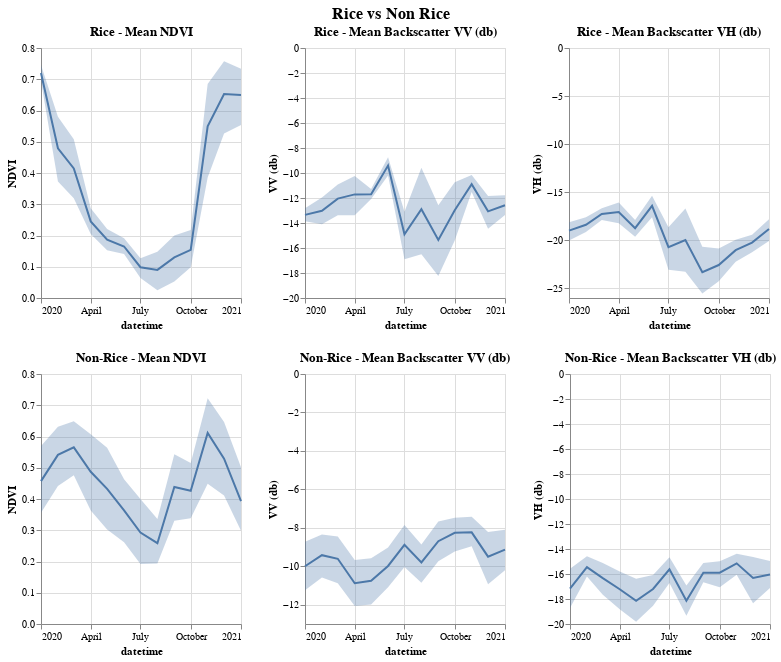

The notebook cell saved with this chart:
### Code cell
import altair as alt

# RICE ROW (First row)
# First plot - NDVI
df_rice_ndvi = dict_of_gdf_s2['rice'].loc[(dict_of_gdf_s2['rice']['datetime']>='2020-01-01')&(dict_of_gdf_s2['rice']['datetime']<='2021-01-01')]

line1 = alt.Chart(df_rice_ndvi).mark_line().encode(
    x='datetime:T',
    y='mean(NDVI):Q'
)

band1 = alt.Chart(df_rice_ndvi).mark_errorband(extent='ci').encode(
    x='datetime:T',
    y=alt.Y('mean(NDVI):Q').title('NDVI')
)

rice_plot1 = (line1 + band1).properties(
    width=200,
    height=250,
    title='Rice - Mean NDVI'
)

# Second plot - VV
df_rice_sar = dict_of_gdf['rice'].loc[dict_of_gdf['rice']['datetime']<='2021-01-01']

line2 = alt.Chart(df_rice_sar).mark_line().encode(
    x='datetime:T',
    y='mean(VV):Q'
)

band2 = alt.Chart(df_rice_sar).mark_errorband(extent='ci').encode(
    x='datetime:T',
    y=alt.Y('mean(VV):Q').title('VV (db)')
)

rice_plot2 = (line2 + band2).properties(
    width=200,
    height=250,
    title='Rice - Mean Backscatter VV (db)'
)

# Third plot - VH
line3 = alt.Chart(df_rice_sar).mark_line().encode(
    x='datetime:T',
    y='mean(VH):Q'
)

band3 = alt.Chart(df_rice_sar).mark_errorband(extent='ci').encode(
    x='datetime:T',
    y=alt.Y('mean(VH):Q').title('VH (db)')
)

rice_plot3 = (line3 + band3).properties(
    width=200,
    height=250,
    title='Rice - Mean Backscatter VH (db)'
)

# NON-RICE ROW (Second row)
# First plot - NDVI
df_nonrice_ndvi = dict_of_gdf_s2['non_rice'].loc[(dict_of_gdf_s2['non_rice']['datetime']>='2020-01-01')&(dict_of_gdf_s2['non_rice']['datetime']<='2021-01-01')]

line4 = alt.Chart(df_nonrice_ndvi).mark_line().encode(
    x='datetime:T',
    y='mean(NDVI):Q'
)

band4 = alt.Chart(df_nonrice_ndvi).mark_errorband(extent='ci').encode(
    x='datetime:T',
    y=alt.Y('mean(NDVI):Q').title('NDVI')
)

nonrice_plot1 = (line4 + band4).properties(
    width=200,
    height=250,
    title='Non-Rice - Mean NDVI'
)

# Second plot - VV
df_nonrice_sar = dict_of_gdf['non_rice'].loc[dict_of_gdf['non_rice']['datetime']<='2021-01-01']

line5 = alt.Chart(df_nonrice_sar).mark_line().encode(
    x='datetime:T',
    y='mean(VV):Q'
)

band5 = alt.Chart(df_nonrice_sar).mark_errorband(extent='ci').encode(
    x='datetime:T',
    y=alt.Y('mean(VV):Q').title('VV (db)')
)

nonrice_plot2 = (line5 + band5).properties(
    width=200,
    height=250,
    title='Non-Rice - Mean Backscatter VV (db)'
)

# Third plot - VH
line6 = alt.Chart(df_nonrice_sar).mark_line().encode(
    x='datetime:T',
    y='mean(VH):Q'
)

band6 = alt.Chart(df_nonrice_sar).mark_errorband(extent='ci').encode(
    x='datetime:T',
    y=alt.Y('mean(VH):Q').title('VH (db)')
)

nonrice_plot3 = (line6 + band6).properties(
    width=200,
    height=250,
    title='Non-Rice - Mean Backscatter VH (db)'
)

# Combine plots into rows
rice_row = rice_plot1 | rice_plot2 | rice_plot3
nonrice_row = nonrice_plot1 | nonrice_plot2 | nonrice_plot3

# Combine rows vertically and add overall title
combined_plot = alt.vconcat(
    rice_row,
    nonrice_row
).resolve_scale(
    y='independent'
).properties(
    title=alt.TitleParams(
        text='Rice vs Non Rice',
        fontSize=16,
        fontWeight='bold',
        anchor='middle'
    )
)

# Display the combined plot
combined_plot

### Figure 1 — Vega-Lite specification as saved in the notebook (floating-point values rounded to 4 significant figures; data arrays with more than 128 entries replaced by an {"elided": "..."} marker saying what was removed)
{"config": {"view": {"continuousWidth": 300, "continuousHeight": 300}}, "vconcat": [{"hconcat": [{"layer": [{"mark": {"type": "line"}, "encoding": {"x": {"field": "datetime", "type": "temporal"}, "y": {"aggregate": "mean", "field": "NDVI", "type": "quantitative"}}}, {"mark": {"type": "errorband", "extent": "ci"}, "encoding": {"x": {"field": "datetime", "type": "temporal"}, "y": {"aggregate": "mean", "field": "NDVI", "title": "NDVI", "type": "quantitative"}}}], "data": {"name": "data-c85c9515b46760ab6b1d13e22f6faccc"}, "height": 250, "title": "Rice - Mean NDVI", "width": 200}, {"layer": [{"mark": {"type": "line"}, "encoding": {"x": {"field": "datetime", "type": "temporal"}, "y": {"aggregate": "mean", "field": "VV", "type": "quantitative"}}}, {"mark": {"type": "errorband", "extent": "ci"}, "encoding": {"x": {"field": "datetime", "type": "temporal"}, "y": {"aggregate": "mean", "field": "VV", "title": "VV (db)", "type": "quantitative"}}}], "data": {"name": "data-f4dcd5f53104616f901317cade6e51cd"}, "height": 250, "title": "Rice - Mean Backscatter VV (db)", "width": 200}, {"layer": [{"mark": {"type": "line"}, "encoding": {"x": {"field": "datetime", "type": "temporal"}, "y": {"aggregate": "mean", "field": "VH", "type": "quantitative"}}}, {"mark": {"type": "errorband", "extent": "ci"}, "encoding": {"x": {"field": "datetime", "type": "temporal"}, "y": {"aggregate": "mean", "field": "VH", "title": "VH (db)", "type": "quantitative"}}}], "data": {"name": "data-f4dcd5f53104616f901317cade6e51cd"}, "height": 250, "title": "Rice - Mean Backscatter VH (db)", "width": 200}]}, {"hconcat": [{"layer": [{"mark": {"type": "line"}, "encoding": {"x": {"field": "datetime", "type": "temporal"}, "y": {"aggregate": "mean", "field": "NDVI", "type": "quantitative"}}}, {"mark": {"type": "errorband", "extent": "ci"}, "encoding": {"x": {"field": "datetime", "type": "temporal"}, "y": {"aggregate": "mean", "field": "NDVI", "title": "NDVI", "type": "quantitative"}}}], "data": {"name": "data-14942052dd98c4f405b88a21250d1e01"}, "height": 250, "title": "Non-Rice - Mean NDVI", "width": 200}, {"layer": [{"mark": {"type": "line"}, "encoding": {"x": {"field": "datetime", "type": "temporal"}, "y": {"aggregate": "mean", "field": "VV", "type": "quantitative"}}}, {"mark": {"type": "errorband", "extent": "ci"}, "encoding": {"x": {"field": "datetime", "type": "temporal"}, "y": {"aggregate": "mean", "field": "VV", "title": "VV (db)", "type": "quantitative"}}}], "data": {"name": "data-6b380acad7ecde9a5ae3305ba0263e16"}, "height": 250, "title": "Non-Rice - Mean Backscatter VV (db)", "width": 200}, {"layer": [{"mark": {"type": "line"}, "encoding": {"x": {"field": "datetime", "type": "temporal"}, "y": {"aggregate": "mean", "field": "VH", "type": "quantitative"}}}, {"mark": {"type": "errorband", "extent": "ci"}, "encoding": {"x": {"field": "datetime", "type": "temporal"}, "y": {"aggregate": "mean", "field": "VH", "title": "VH (db)", "type": "quantitative"}}}], "data": {"name": "data-6b380acad7ecde9a5ae3305ba0263e16"}, "height": 250, "title": "Non-Rice - Mean Backscatter VH (db)", "width": 200}]}], "resolve": {"scale": {"y": "independent"}}, "title": {"text": "Rice vs Non Rice", "anchor": "middle", "fontSize": 16, "fontWeight": "bold"}, "$schema": "https://vega.github.io/schema/vega-lite/v5.20.1.json", "datasets": {"data-c85c9515b46760ab6b1d13e22f6faccc": {"elided": "174 records"}, "data-f4dcd5f53104616f901317cade6e51cd": {"elided": "156 records"}, "data-14942052dd98c4f405b88a21250d1e01": {"elided": "175 records"}, "data-6b380acad7ecde9a5ae3305ba0263e16": {"elided": "156 records"}}}
